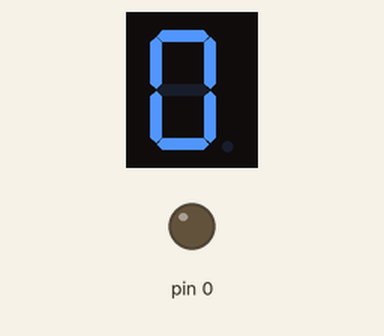
Simulated run of this sketch. Board: Arduino Uno, built with avr-gcc and run on an emulated ATmega328P. Parts: 1-digit seven-segment display, output pins drawn as LEDs (lit = HIGH). Wiring (inferred from the names in the program): 1-digit 7-segment display, segments lit when HIGH: segments pin 5, pin 4, pin 3, pin 6, pin 7, pin 8, pin 2. The segment pins are drawn as the display they are named for; pins used as bus, display or sensor lines are not drawn.

Above: at 0.1 s.
At 1.1 s:
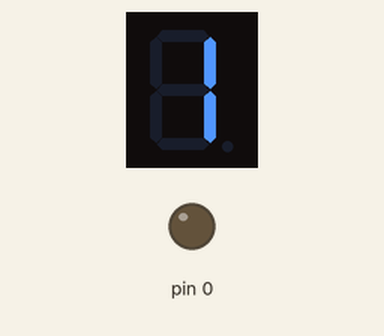
At 2.1 s:
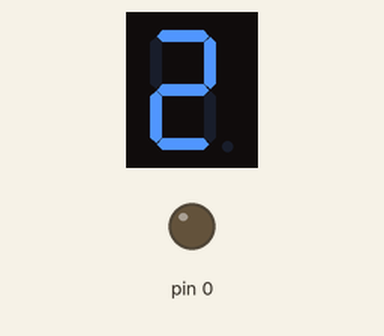
At 4.1 s:
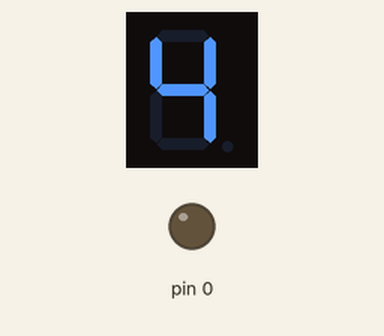
At 6.1 s:
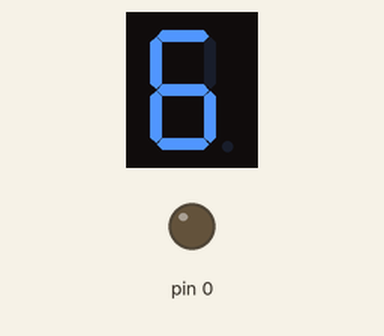
At 9.1 s:
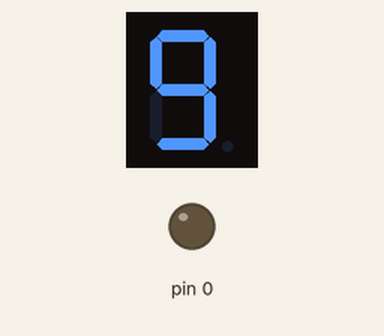

Measured:
- by itself, everything shown: repeats every 10.0 s, in 10 steps
- what the display in image 1 shows lasts 1.0 s, from 1.0 s to 2.0 s

The sketch:

7_SEGMENT.ino
```cpp
/*
 * pin segment
 * 2 middle
 * 3 bottem right
 * 4 top right
 * 5 top
 * 6 bottem
 * 7 left bottem
 * 8 left top
 */

int segment[] = {2,3,4,5,6,7,8}; // dem pins
int d = 1000;  // delay time

void setup() {
for(int i = 0; i< 8; i++){
  pinMode(segment[i],OUTPUT);
}

}

void loop() {
  zero();
  delay(d);
  one();
  delay(d);
  two();
  delay(d);
  three();
  delay(d);
  four();
  delay(d);
  five();
  delay(d);
  six();
  delay(d);
  seven();
  delay(d);
  eight();
  delay(d);
  nine();
  delay(d);

}

void zero(){
  digitalWrite(2,0);
  digitalWrite(3,1);
  digitalWrite(4,1);
  digitalWrite(5,1);
  digitalWrite(6,1);
  digitalWrite(7,1);
  digitalWrite(8,1);
}

void one(){
  digitalWrite(2,0);
  digitalWrite(3,1);
  digitalWrite(4,1);
  digitalWrite(5,0);
  digitalWrite(6,0);
  digitalWrite(7,0);
  digitalWrite(8,0);
}

void two(){
  digitalWrite(2,1);
  digitalWrite(3,0);
  digitalWrite(4,1);
  digitalWrite(5,1);
  digitalWrite(6,1);
  digitalWrite(7,1);
  digitalWrite(8,0);
}

void three(){
  digitalWrite(2,1);
  digitalWrite(3,1);
  digitalWrite(4,1);
  digitalWrite(5,1);
  digitalWrite(6,1);
  digitalWrite(7,0);
  digitalWrite(8,0);
}

void four(){
  digitalWrite(2,1);
  digitalWrite(3,1);
  digitalWrite(4,1);
  digitalWrite(5,0);
  digitalWrite(6,0);
  digitalWrite(7,0);
  digitalWrite(8,1);
}

void five(){
  digitalWrite(2,1);
  digitalWrite(3,1);
  digitalWrite(4,0);
  digitalWrite(5,1);
  digitalWrite(6,1);
  digitalWrite(7,0);
  digitalWrite(8,1);
}

void six(){
  digitalWrite(2,1);
  digitalWrite(3,1);
  digitalWrite(4,0);
  digitalWrite(5,1);
  digitalWrite(6,1);
  digitalWrite(7,1);
  digitalWrite(8,1);
}

void seven(){
  digitalWrite(2,0);
  digitalWrite(3,1);
  digitalWrite(4,1);
  digitalWrite(5,1);
  digitalWrite(6,0);
  digitalWrite(7,0);
  digitalWrite(8,0);
}

void eight(){
  digitalWrite(2,1);
  digitalWrite(3,1);
  digitalWrite(4,1);
  digitalWrite(5,1);
  digitalWrite(6,1);
  digitalWrite(7,1);
  digitalWrite(8,1);
}

void nine(){
  digitalWrite(2,1);
  digitalWrite(3,1);
  digitalWrite(4,1);
  digitalWrite(5,1);
  digitalWrite(6,1);
  digitalWrite(7,0);
  digitalWrite(8,1);
}
```
